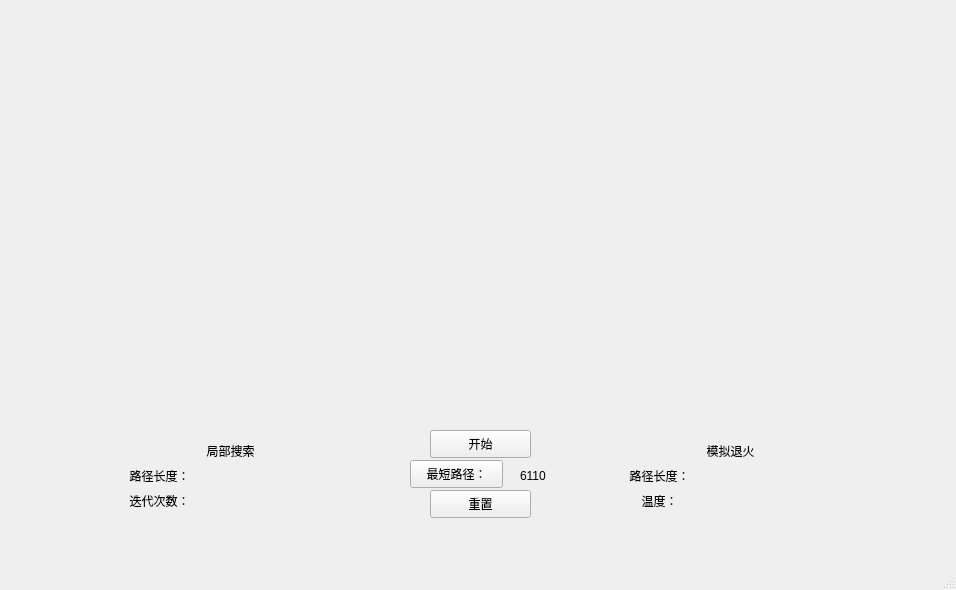
<?xml version="1.0" encoding="UTF-8"?>
<ui version="4.0">
 <class>MainWindow</class>
 <widget class="QMainWindow" name="MainWindow">
  <property name="geometry">
   <rect>
    <x>0</x>
    <y>0</y>
    <width>956</width>
    <height>590</height>
   </rect>
  </property>
  <property name="windowTitle">
   <string>MainWindow</string>
  </property>
  <widget class="QWidget" name="centralWidget">
   <widget class="QPushButton" name="start">
    <property name="geometry">
     <rect>
      <x>430</x>
      <y>430</y>
      <width>101</width>
      <height>28</height>
     </rect>
    </property>
    <property name="text">
     <string>开始</string>
    </property>
   </widget>
   <widget class="QWidget" name="verticalLayoutWidget">
    <property name="geometry">
     <rect>
      <x>80</x>
      <y>430</y>
      <width>301</width>
      <height>91</height>
     </rect>
    </property>
    <layout class="QVBoxLayout" name="verticalLayout">
     <item>
      <widget class="QLabel" name="label">
       <property name="text">
        <string>局部搜索</string>
       </property>
       <property name="textFormat">
        <enum>Qt::AutoText</enum>
       </property>
       <property name="alignment">
        <set>Qt::AlignCenter</set>
       </property>
      </widget>
     </item>
     <item>
      <layout class="QHBoxLayout" name="horizontalLayout_5">
       <item>
        <widget class="QLabel" name="label_9">
         <property name="text">
          <string>路径长度：</string>
         </property>
         <property name="alignment">
          <set>Qt::AlignCenter</set>
         </property>
        </widget>
       </item>
       <item>
        <widget class="QLabel" name="climb_length">
         <property name="text">
          <string/>
         </property>
        </widget>
       </item>
      </layout>
     </item>
     <item>
      <layout class="QHBoxLayout" name="horizontalLayout_6">
       <item>
        <widget class="QLabel" name="label_10">
         <property name="text">
          <string>迭代次数：</string>
         </property>
         <property name="alignment">
          <set>Qt::AlignCenter</set>
         </property>
        </widget>
       </item>
       <item>
        <widget class="QLabel" name="climb_iter">
         <property name="text">
          <string/>
         </property>
        </widget>
       </item>
      </layout>
     </item>
    </layout>
   </widget>
   <widget class="QWidget" name="verticalLayoutWidget_2">
    <property name="geometry">
     <rect>
      <x>580</x>
      <y>430</y>
      <width>301</width>
      <height>91</height>
     </rect>
    </property>
    <layout class="QVBoxLayout" name="verticalLayout_2">
     <item>
      <widget class="QLabel" name="label_2">
       <property name="text">
        <string>模拟退火</string>
       </property>
       <property name="alignment">
        <set>Qt::AlignCenter</set>
       </property>
      </widget>
     </item>
     <item>
      <layout class="QHBoxLayout" name="horizontalLayout_3">
       <item>
        <widget class="QLabel" name="label_7">
         <property name="text">
          <string>路径长度：</string>
         </property>
         <property name="alignment">
          <set>Qt::AlignCenter</set>
         </property>
        </widget>
       </item>
       <item>
        <widget class="QLabel" name="anneal_length">
         <property name="text">
          <string/>
         </property>
        </widget>
       </item>
      </layout>
     </item>
     <item>
      <layout class="QHBoxLayout" name="horizontalLayout_4">
       <item>
        <widget class="QLabel" name="label_8">
         <property name="text">
          <string>温度：</string>
         </property>
         <property name="alignment">
          <set>Qt::AlignCenter</set>
         </property>
        </widget>
       </item>
       <item>
        <widget class="QLabel" name="anneal_t">
         <property name="text">
          <string/>
         </property>
        </widget>
       </item>
      </layout>
     </item>
    </layout>
   </widget>
   <widget class="QPushButton" name="shortest_path">
    <property name="geometry">
     <rect>
      <x>410</x>
      <y>460</y>
      <width>93</width>
      <height>28</height>
     </rect>
    </property>
    <property name="text">
     <string>最短路径：</string>
    </property>
   </widget>
   <widget class="QLabel" name="label_11">
    <property name="geometry">
     <rect>
      <x>520</x>
      <y>460</y>
      <width>51</width>
      <height>31</height>
     </rect>
    </property>
    <property name="text">
     <string>6110</string>
    </property>
   </widget>
   <widget class="QPushButton" name="reset">
    <property name="geometry">
     <rect>
      <x>430</x>
      <y>490</y>
      <width>101</width>
      <height>28</height>
     </rect>
    </property>
    <property name="text">
     <string>重置</string>
    </property>
   </widget>
   <widget class="QWidget" name="climb_widget" native="true">
    <property name="geometry">
     <rect>
      <x>40</x>
      <y>40</y>
      <width>411</width>
      <height>361</height>
     </rect>
    </property>
   </widget>
   <widget class="QWidget" name="anneal_widget" native="true">
    <property name="geometry">
     <rect>
      <x>510</x>
      <y>40</y>
      <width>411</width>
      <height>361</height>
     </rect>
    </property>
   </widget>
  </widget>
  <widget class="QStatusBar" name="statusBar"/>
  <action name="action_2">
   <property name="text">
    <string>爬山法</string>
   </property>
  </action>
  <action name="action_3">
   <property name="text">
    <string>模拟退火法</string>
   </property>
  </action>
 </widget>
 <layoutdefault spacing="6" margin="11"/>
 <resources/>
 <connections/>
</ui>
